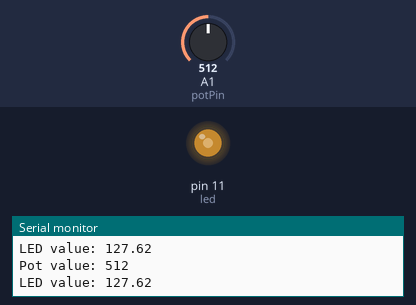
Simulated run of this sketch. Board: Arduino Uno, built with avr-gcc and run on an emulated ATmega328P. On the bench: output pins drawn as LEDs (lit = HIGH), the last lines printed to the serial monitor. Inputs (shaded band) come from the test bench; at power-on: A1 (potPin) = 512.

Above: at 1.8 s.
1.9 s: A1 (potPin) set to 716
At 2.3 s:
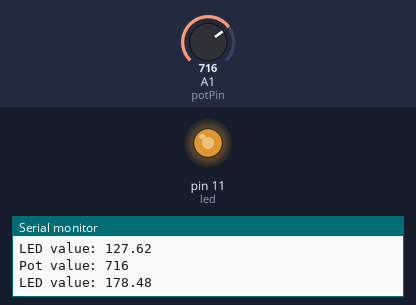
3.5 s: A1 (potPin) set to 900
At 5.1 s:
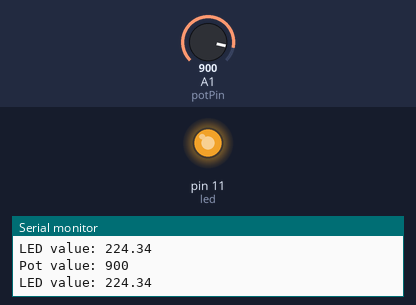
5.5 s: A1 (potPin) set to 122
At 6.7 s:
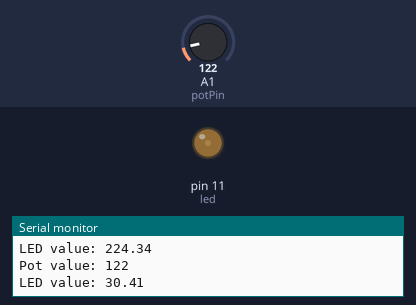
7.5 s: A1 (potPin) set to 0
At 8.3 s:
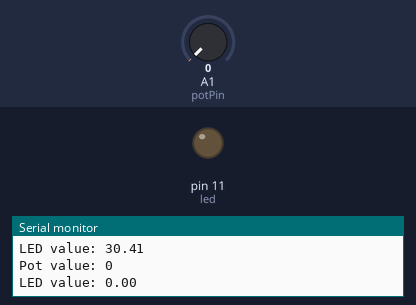
9.5 s: A1 (potPin) set to 511
At 11.1 s:
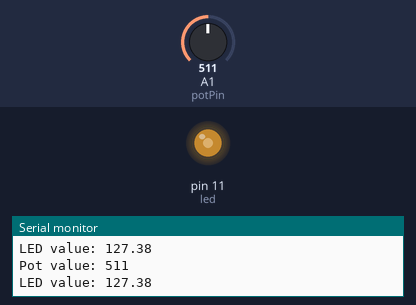
Timing chart, 0 to 12.5 s (numbered marks = the images above; inputs shaded):
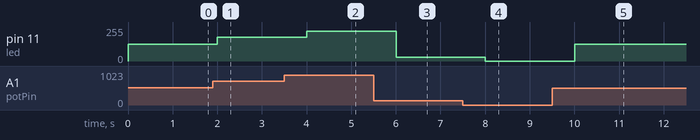

The sketch:

dimable_led.ino
```cpp
int potPin = A1;
int led = 11;
int potVal;
float ledVal;
void setup() {
  // put your setup code here, to run once:
  pinMode(potPin, INPUT);
  pinMode(led, OUTPUT);
  Serial.begin(9600);

}

void loop() {
  // put your main code here, to run repeatedly:
  potVal = analogRead(potPin);
  ledVal=(255./1023.)*potVal;
  analogWrite(led, ledVal);
  Serial.print("Pot value: ");
  Serial.println(potVal);
  Serial.print("LED value: ");
  Serial.println(ledVal);

  delay(1000);
}
```

Measured:
- after the input at 1.9 s, pin 11 (led): 127/255 → 178/255 after 0.10 s
- after the input at 3.5 s, pin 11 (led): 178/255 → 224/255 after 0.50 s
- after the input at 5.5 s, pin 11 (led): 224/255 → 30/255 after 0.51 s
- after the input at 7.5 s, pin 11 (led): 30/255 → 0/255 after 0.51 s
- after the input at 9.5 s, pin 11 (led): 0/255 → 127/255 after 0.51 s
